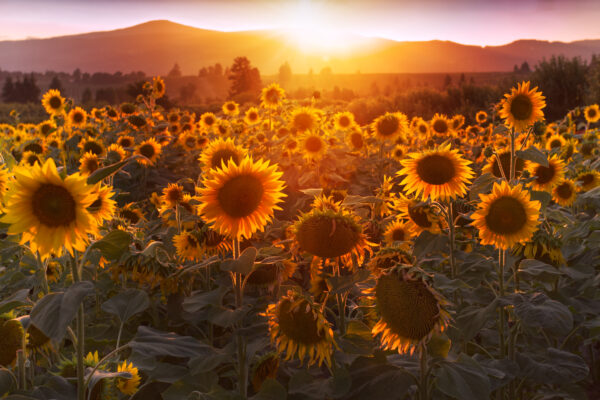
#> input picture imgs/sunflowers_field.jpg, 600 x 400 px
$ python ex_3.py
#> lines starting #> are read from the running program, lines starting #| are printed output that depends on the picture
import cv2 as cv
import matplotlib.pyplot as plt

img = cv.imread("../imgs/sunflowers_field.jpg")
#> img is the input picture: shape (400, 600, 3); mean B, G, R 42.4, 81, 129.2
img_rgb = cv.cvtColor(img, cv.COLOR_BGR2RGB)

mean_filter = cv.blur(img_rgb,(5,5)) # kernel size / blur edges, replaces each pixel with the avg of its neighbor
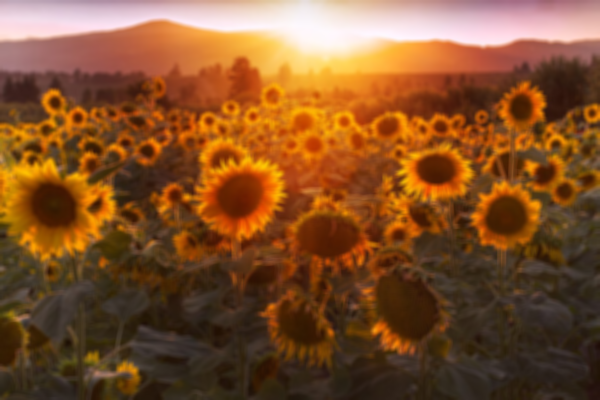
#> mean_filter: shape (400, 600, 3); mean R, G, B 129.2, 81, 42.4
median_filter = cv.medianBlur(img_rgb,5) # excellent for salt and pepper noise, preserves edges
gauss_filter = cv.GaussianBlur(img_rgb,(5,5),0) # + sigma the smaller the better for the edges / slight edge blur
bilateral_filter = cv.bilateralFilter(img_rgb, d=9, sigmaColor=75, sigmaSpace=75) # delimiter, similarity and closness / best for detailed imgs preserves edges

titles = ["original","mean filter","median filter","gaussian filter","bilateral filter"]
imgs = [img_rgb,mean_filter,median_filter,gauss_filter,bilateral_filter]
plt.figure(figsize=(15,5))
for i in range(5):
    plt.subplot(1,5,i+1)
    plt.imshow(imgs[i])
    plt.title(titles[i])
    plt.axis('off')
plt.show()
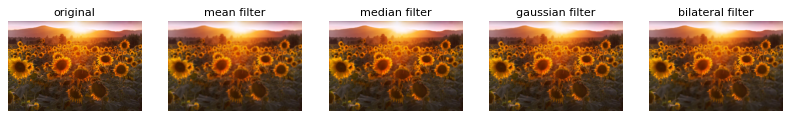
#> figure drawn by matplotlib, 5 panels

# mean & gauss -> blur edges
# median -> preserves edges better
# bilateral -> the best
